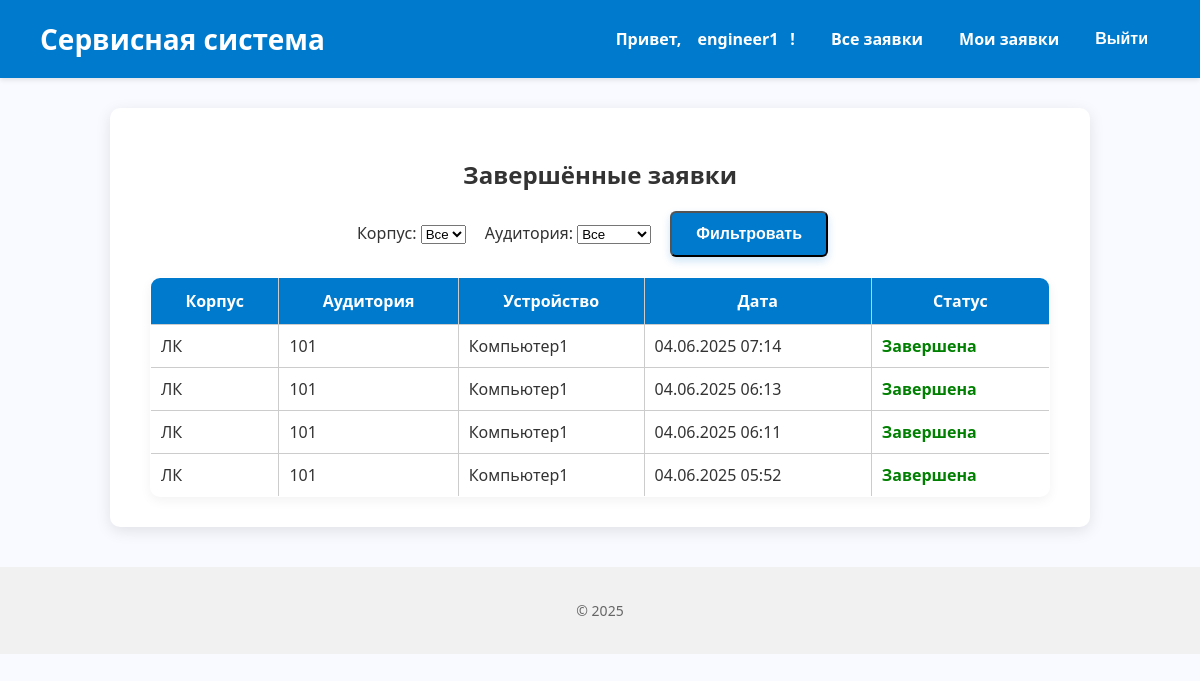
The page /completed-requests/ (signed in) on the database as committed earlier.
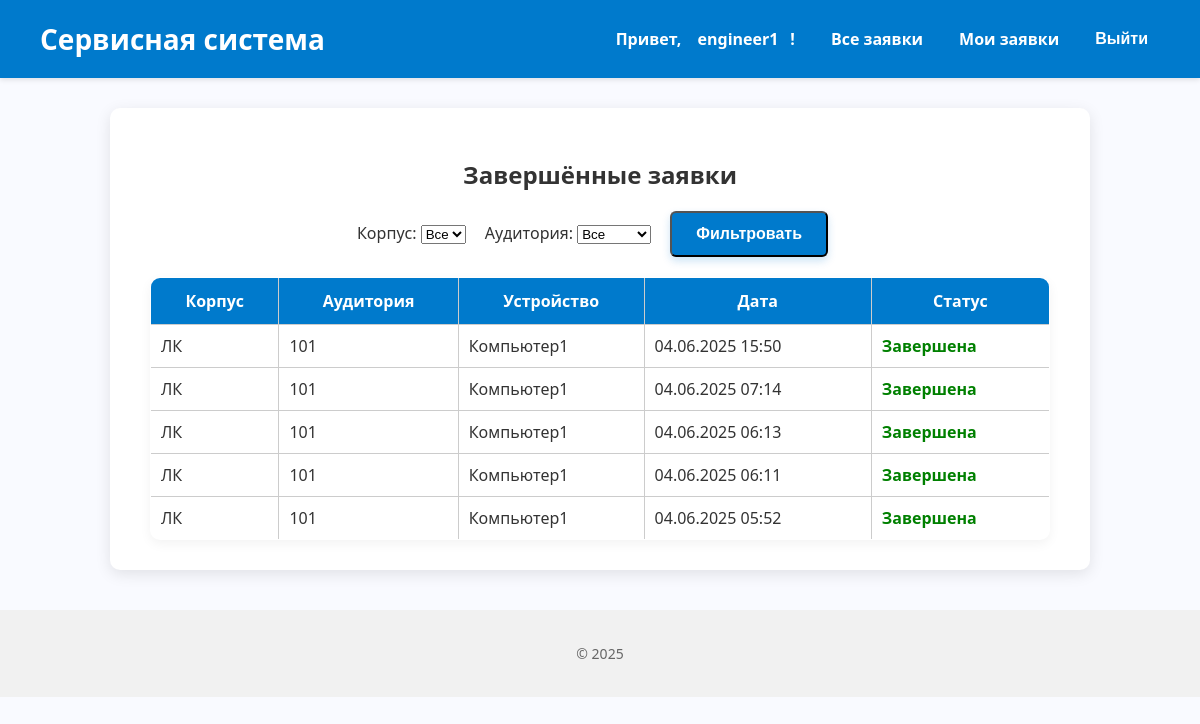
The same page on the database as committed later.
### core/models.py (models this page shows, shortened)
class ServiceRequest(models.Model):
    device = models.ForeignKey(Device, on_delete=models.CASCADE, related_name='service_requests', verbose_name="Устройство")
    created_by = models.ForeignKey(
        settings.AUTH_USER_MODEL, on_delete=models.SET_NULL,
        null=True, related_name='requests_created', verbose_name="Создал"
    )
    assigned_engineer = models.ForeignKey(
        settings.AUTH_USER_MODEL, on_delete=models.SET_NULL,
        null=True, blank=True, related_name='assigned_requests', verbose_name="Инженер"
    )
    created_at = models.DateTimeField("Дата создания", auto_now_add=True)
    description = models.TextField("Описание проблемы")
    is_completed = models.BooleanField("Завершено", default=False)
    requires_replacement = models.BooleanField("Требуется замена", default=False)
    is_paused = models.BooleanField("Приостановлена (ожидание замены)", default=False)
    replacement_requested = models.BooleanField("Запрос на замену оборудования", default=False)
    class Meta:
        verbose_name = "Заявка на обслуживание"
        verbose_name_plural = "Заявки на обслуживание"
    @property
    def status(self):
        if self.is_completed:
            return "Завершена"
        if self.is_paused:
            return "Приостановлена (ожидание замены)"
        return "В процессе"

class Device(models.Model):
    cabinet = models.ForeignKey(Cabinet, on_delete=models.CASCADE, related_name='devices', verbose_name="Кабинет")
    name = models.CharField("Название устройства", max_length=100)
    serial_number = models.CharField("Серийный номер", max_length=100, unique=True)
    purchase_date = models.DateField("Дата покупки")
    cost = models.DecimalField("Стоимость", max_digits=10, decimal_places=2)
    class Meta:
        verbose_name = "Устройство"
        verbose_name_plural = "Устройства"

class Cabinet(models.Model):
    number = models.CharField("Номер кабинета", max_length=10)
    building = models.CharField("Корпус", max_length=50)
    class Meta:
        verbose_name = "Кабинет"
        verbose_name_plural = "Кабинеты"

### core/views.py (the view)
# urls.py: path('completed-requests/', views.completed_requests, name='completed_requests'),
@login_required
@engineer_required
def completed_requests(request):
    qs = ServiceRequest.objects.filter(
        is_completed=True
    ).select_related('device__cabinet').order_by('-created_at')
    building = request.GET.get('building')
    cabinet_id = request.GET.get('cabinet')
    if building:
        qs = qs.filter(device__cabinet__building=building)
    if cabinet_id:
        qs = qs.filter(device__cabinet__id=cabinet_id)
    buildings = Cabinet.objects.values_list('building', flat=True).distinct()
    cabinets = Cabinet.objects.all()
    return render(request, 'engineer/completed_requests.html', {
        'requests': qs,
        'buildings': buildings,
        'cabinets': cabinets,
        'selected_building': building,
        'selected_cabinet': cabinet_id,
        'title': 'Завершённые заявки',
    })

### core/templates/engineer/completed_requests.html (shortened to what this page needs)
{% extends 'base.html' %}
{% block content %}
<h2 style="text-align: center;">{% if title %}{{ title }}{% else %}Заявки{% endif %}</h2>
<form method="get" class="action-buttons" style="margin-bottom: 20px;">
  <label>
    Корпус:
    <select name="building">
      <option value="">Все</option>
    </select>
  </label>
  <label style="margin-left: 15px;">
    Аудитория:
    <select name="cabinet">
      <option value="">Все</option>
    </select>
  </label>
  <button type="submit" class="btn" style="margin-left: 15px;">Фильтровать</button>
</form>
{% if requests %}
  <table style="width: 100%; border-collapse: collapse; border: 1px solid #ccc; border-radius: 10px; overflow: hidden; box-shadow: 0 4px 12px rgba(0,0,0,0.05);">
    <thead>
      <tr style="background-color: #007acc; color: white;">
        <th style="padding: 12px; border: 1px solid #ccc;">Корпус</th>
        <th style="padding: 12px; border: 1px solid #ccc;">Аудитория</th>
        <th style="padding: 12px; border: 1px solid #ccc;">Устройство</th>
        <th style="padding: 12px; border: 1px solid #ccc;">Дата</th>
        <th style="padding: 12px; border: 1px solid #ccc;">Статус</th>
      </tr>
    </thead>
    <tbody>
      {% for req in requests %}
        <tr style="background-color: white;">
          <td style="padding: 10px; border: 1px solid #ccc;">{{ req.device.cabinet.building }}</td>
          <td style="padding: 10px; border: 1px solid #ccc;">{{ req.device.cabinet.number }}</td>
          <td style="padding: 10px; border: 1px solid #ccc;">{{ req.device.name }}</td>
          <td style="padding: 10px; border: 1px solid #ccc;">{{ req.created_at|date:"d.m.Y H:i" }}</td>
          <td style="padding: 10px; border: 1px solid #ccc; font-weight: 600;
            {% if not req.assigned_engineer %}
              color: red;
            {% elif req.is_paused %}
              color: orange;
            {% elif not req.is_completed %}
              color: orange;
            {% else %}
              color: green;
            {% endif %}">
            {{ req.status }}
          </td>
        </tr>
      {% endfor %}
    </tbody>
  </table>
{% else %}
  <p style="text-align: center; margin-top: 20px;">Заявок нет.</p>
{% endif %}
{% endblock %}

Rows that differ between the two databases and show on the page:
now on this page (row edited): ServiceRequest: device.cabinet.building "ЛК", device.cabinet.number "101", device.name "Компьютер1", created_at "04.06.2025 15:50", status "Завершена"
